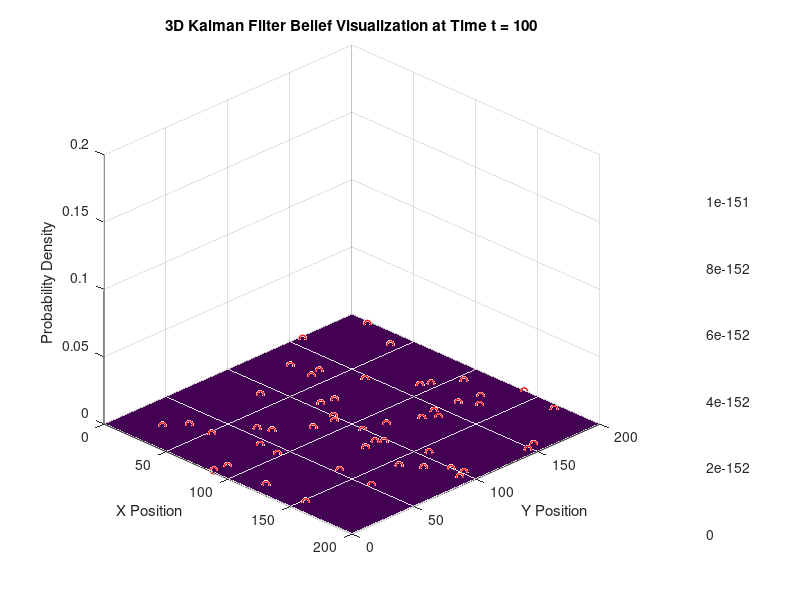

MATLAB code to generate this figure:
clearvars;
close all;
clc;


u = [5; 3]; 
state_transition = eye(2); 
process_noise_variance = 2;
measurement_noise_variance = 10;



sensors = rand(2, 50) * 200;
num_sensors = size(sensors, 2);

mu = [0; 0];
sigma2 = eye(2) * 4; 

x = [0; 0]; 
z = NaN(2, 1);

figure;
hold on;
x_range = 0:0.5:200;
y_range = 0:0.5:200;

plot(sensors(1, :), sensors(2, :), 'ro', 'MarkerSize', 10, 'LineWidth', 2);


for t = 1:100
    x = x + u + randn(2, 1) * process_noise_variance;

    z = NaN(2, 1); 
    for i = 1:num_sensors
        if norm(x - sensors(:, i)) < 10
            z = sensors(:, i) + randn(2, 1) * measurement_noise_variance;
        end
    end

    % predict
    mu_predict = mu + u;
    sigma2_predict = state_transition * sigma2 * state_transition' + eye(2) * process_noise_variance;

    % update
    if ~isnan(z(1))
        kalman_gain = sigma2_predict / (sigma2_predict + eye(2) * measurement_noise_variance);
        mu = mu_predict + kalman_gain * (z - mu_predict);
        sigma2 = (eye(2) - kalman_gain) * sigma2_predict;
    else% z가 없을 경우 업데이트 없이 예측만 유지
        mu = mu_predict;
        sigma2 = sigma2_predict;
    end


    [X, Y] = meshgrid(x_range, y_range);
    grid_points = [X(:), Y(:)]; % Each row is a [x, y] pair
    
    bel = mvnpdf(grid_points, mu', sigma2);
    bel = reshape(bel, size(X)); 
    











    % Visualization
    clf; % Clear previous plot
    hold on;

    % Plot sensors
    plot3(sensors(1, :), sensors(2, :), zeros(1, num_sensors), 'ro', 'MarkerSize', 5, 'LineWidth', 1);

    % Plot true position
    plot3(x(1), x(2), 0, 'bo', 'MarkerSize', 10, 'LineWidth', 2);

    % Plot estimated position
    plot3(mu(1), mu(2), 0, 'go', 'MarkerSize', 10, 'LineWidth', 2);

    % Plot belief distribution as 3D surface
    surf(X, Y, bel, 'EdgeColor', 'none');
    colorbar; % Add color bar to indicate probability density

    % Axes and title
    title(['3D Kalman Filter Belief Visualization at Time t = ', num2str(t)]);
    xlabel('X Position');
    ylabel('Y Position');
    zlabel('Probability Density');
    axis([0 200 0 200 0 0.2]);
    grid on;
    view(45, 30);


    pause(0.2);
end